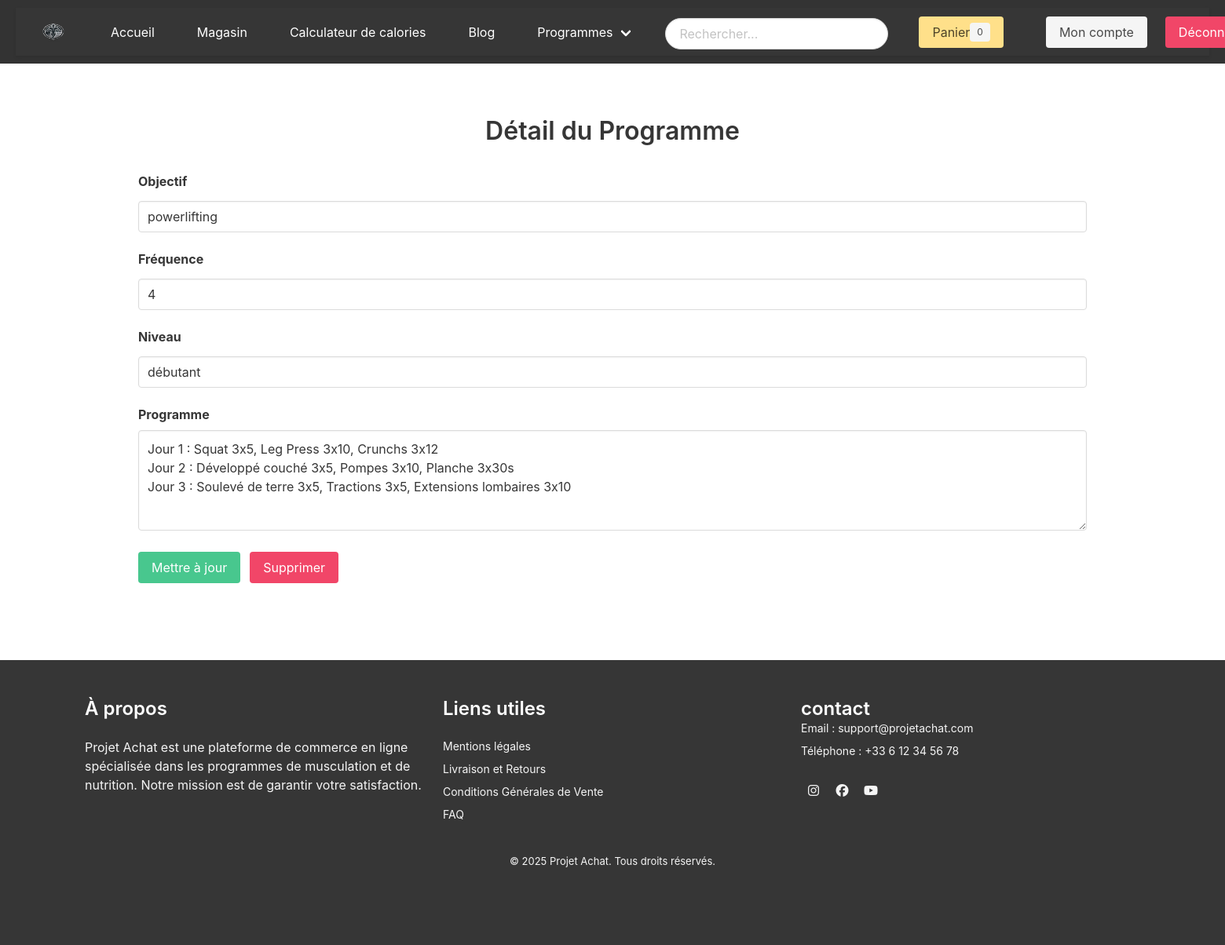
The app's page /pages/detail_programme.php?id=2 (signed in) with its own data.
### tables this page shows
CREATE TABLE IF NOT EXISTS `user_programs` (
  `id_programme` int NOT NULL AUTO_INCREMENT,
  `user_id` int NOT NULL,
  `objectif` varchar(255) NOT NULL,
  `frequence` int NOT NULL,
  `niveau` varchar(50) NOT NULL,
  `programme` text NOT NULL,
  `created_at` timestamp NULL DEFAULT CURRENT_TIMESTAMP,
  `updated_at` timestamp NULL DEFAULT CURRENT_TIMESTAMP ON UPDATE CURRENT_TIMESTAMP,
  PRIMARY KEY (`id_programme`),
  KEY `fk_user_programs_user` (`user_id`),
  CONSTRAINT `fk_user_programs_user` FOREIGN KEY (`user_id`) REFERENCES `utilisateurs` (`id_utilisateur`) ON DELETE CASCADE
);

### pages/detail_programme.php (the view, shortened to what this page needs)
<?php
include '../config/db.php';
$programmeId = (int) $_GET['id'];
$userId = $_SESSION['user_id'];
try {
    $stmt = $pdo->prepare("SELECT * FROM user_programs WHERE id_programme = :id AND user_id = :user_id");
    $stmt->execute(['id' => $programmeId, 'user_id' => $userId]);
    $programme = $stmt->fetch();
} catch (PDOException $e) {
    die("Erreur : " . $e->getMessage());
}
?>
<!DOCTYPE html>
<html lang="fr">
<head>
    <link rel="stylesheet" href="https://cdn.jsdelivr.net/npm/bulma@0.9.4/css/bulma.min.css">
</head>
<body>
<?php include '../includes/header.php'; ?>
<main class="container">
    <section class="section">
        <h1 class="title">Détail du Programme</h1>
        <form method="POST">
            <div class="field">
                <label class="label">Objectif</label>
                <div class="control">
                    <input class="input" type="text" name="objectif" value="<?= htmlspecialchars($programme['objectif']); ?>" required>
                </div>
            </div>
            <div class="field">
                <label class="label">Fréquence</label>
                <div class="control">
                    <input class="input" type="number" name="frequence" min="1" max="7" value="<?= htmlspecialchars($programme['frequence']); ?>" required>
                </div>
            </div>
            <div class="field">
                <label class="label">Niveau</label>
                <div class="control">
                    <input class="input" type="text" name="niveau" value="<?= htmlspecialchars($programme['niveau']); ?>" required>
                </div>
            </div>
            <div class="field">
                <label class="label">Programme</label>
                <div class="control">
                    <textarea class="textarea" name="programme" required><?= htmlspecialchars($programme['programme']); ?></textarea>
                </div>
            </div>
            <div class="field is-grouped">
                <div class="control">
                    <button type="submit" name="update" class="button is-success">Mettre à jour</button>
                </div>
                <div class="control">
                    <button type="submit" name="delete" class="button is-danger">Supprimer</button>
                </div>
            </div>
        </form>
    </section>
</main>
<?php include '../includes/footer.php'; ?>
</body>
</html>

### css/style.css (style rules this page uses)
body { font-family: Arial, sans-serif; margin: 0; padding: 0; }
main { padding: 20px; max-width: 800px; margin: auto; }
h1 { color: #ffffff; text-align: center; margin-bottom: 20px; }
section { margin-bottom: 30px; }
form { display: flex; flex-direction: column; }
form label { margin-top: 10px; font-size: 14px; }
form input, form textarea, form button { margin-top: 5px; padding: 10px; font-size: 14px; border: 1px solid #ccc; border-radius: 4px; }
form button { background-color: #333; color: #fff; cursor: pointer; margin-top: 15px; }

### records on screen
user_programs: objectif "powerlifting", frequence "4", niveau "débutant", programme "Jour 1 : Squat 3x5, Leg Press 3x10, Crunchs 3x12 Jour 2 : Développé couché 3x5, Pompes 3x10, Planche 3x30s Jour 3 : Soulevé de terre 3x5, Tractions 3x5, Extensions lombaires 3x10"
